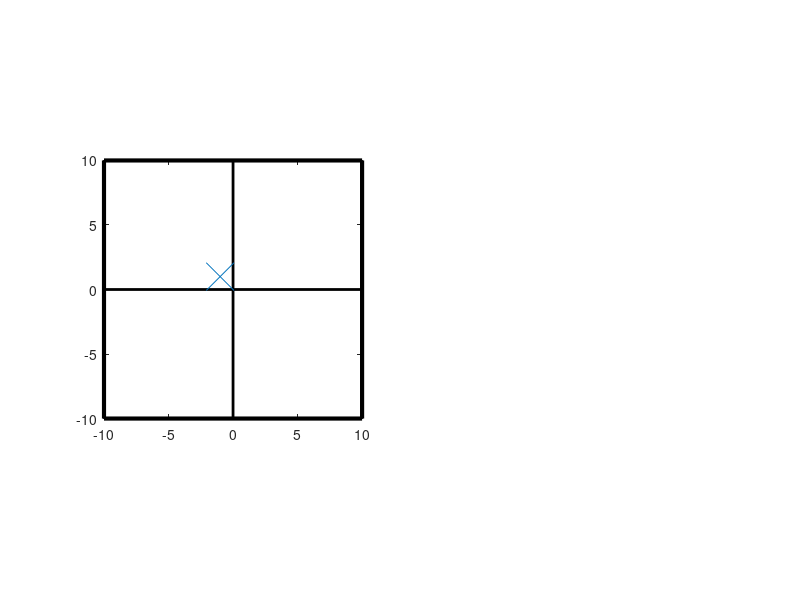

Source code (MATLAB): (Note: this script raises an error after producing the figure.)
clear all;
close all;
clc

fprintf('Script to show relation between poles and modes.\n');
fprintf('Click on real-imag plot to change the poles.\n');
fprintf('Close the windows to stop the script.\n');
while true
    multeplicita=input('Set multeplicity:\n');
    if isscalar(multeplicita)==0
        fprintf('Multeplicity should be a positive integer\n');
        continue;
    end
    if (floor(multeplicita)~=multeplicita)
        fprintf('Multeplicity should be a positive integer\n');
        continue;
    end
    if (multeplicita<1)
        fprintf('Multeplicity should be a positive integer\n');
        continue;
    end
    break
end

polo=-1+1i;

tempo=5;
t=linspace(0,tempo,1e3)';
limite=10;

subplot(1,2,1)
% draw a box
plot([-limite -limite limite limite -limite], ...
    [-limite limite limite -limite -limite], ...
    'k','LineWidth',3)

hold on

% x axis
plot([-limite,limite],[0 0],'k','LineWidth',2);

% y axis
plot([0,0],[-limite,limite],'k','LineWidth',2);

axis equal
axis square
axis manual

p1=plot(real(polo), imag(polo), 'x','MarkerSize', 20);
p2=plot(real(polo),-imag(polo), 'x','MarkerSize', 20,'Color',p1.Color);


grid on
xlabel('Real')
ylabel('Imag')
title(sprintf('Complex plan: poles. Multeplicity: %d',multeplicita))

subplot(1,2,2)
m1=t.^(multeplicita-1).*real(exp(polo*t));
m2=t.^(multeplicita-1).*imag(exp((polo)*t));
inviluppo=t.^(multeplicita-1).*exp(real(polo)*t);

hm1=plot(t,m1,'Color',p1.Color,'LineWidth',2);
hold on
hm2=plot(t,m2,'Color',p2.Color,'LineWidth',2);
hm3=plot(t,inviluppo,'--k','LineWidth',2);
hm4=plot(t,-inviluppo,'--k','LineWidth',2);
xlabel('time')
ylabel('amplitude')
title('Mode')
grid on
xlim([0 tempo])

hfig=gcf;
while ishandle(hfig)
    [x_coord, y_coord]=ginput(1);
    if abs(y_coord)<0.1
        y_coord=0;
    end
    if abs(x_coord)<0.1
        x_coord=0;
    end
    polo=x_coord+1i*y_coord;
    m1=t.^(multeplicita-1).*real(exp(polo*t));
    if y_coord==0
        m2=nan(length(t),1);
        inviluppo=nan(length(t),1);
    else
        m2=t.^(multeplicita-1).*imag(exp((polo)*t));
        inviluppo=t.^(multeplicita-1).*exp(real(polo)*t);

    end
    p1.XData=real(polo);
    p1.YData=imag(polo);
    p2.XData=real(polo);
    p2.YData=-imag(polo);

    hm1.YData=m1;
    hm2.YData=m2;
    hm3.YData=inviluppo;
    hm4.YData=-inviluppo;
    drawnow
end